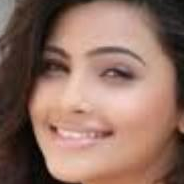
#> input picture DataSet/CLEANED DATA/MIDDLE/MIDDLE1045.png, 184 x 184 px, given as the content of the folder C:/Phonee/ML_Project/DataSet/YOUNG, which was not available
$ jupyter execute --allow-errors Untitled5-checkpoint.ipynb   (text cells are left out)
#> lines starting #> are read from the running program, lines starting #| are printed output that depends on the picture; pictures that were not available may be replaced by others from this repository, and a replacement may not be noted
[cell 1]
import os
import matplotlib.pyplot as plt
import numpy as np
from skimage.io import imread
from skimage.transform import resize
from skimage.color import rgb2gray

target = [] #target containing the encoded labels.
images = [] #images containing the normalized images after resizing them.
flat_data = [] #flat_data containing the flattened image data
DATADIR = 'C:\\Phonee\\ML_Project\\DataSet\\'  # Using consistent backslashes
CATEGORIES = ['YOUNG', 'MIDDLE', 'OLD']

for category in CATEGORIES:
    class_num = CATEGORIES.index(category)  # Encoding the label values
    path = os.path.join(DATADIR, category)
    print(path)
    for img in os.listdir(path):
        img_array = imread(os.path.join(path, img))
#> img_array is the input picture: shape (184, 184, 3); mean R, G, B 143.9, 110.9, 97.9

        if len(img_array.shape) == 3 and img_array.shape[2] == 3:  # Check if image is RGB
            img_gray = rgb2gray(img_array)
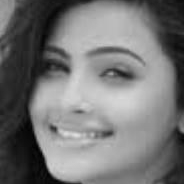
#> img_gray: shape (184, 184) float64; min 0.00667, max 0.875, mean 0.459
        else:
            img_gray = img_array  # Grayscale image doesn't need conversion

        img_resize = resize(img_gray, (150, 150))  # RESIZING

        # Normalize pixel values to range [0, 1]
        img_normalized = img_resize / 255.0  # Assuming original pixel values are in [0, 255] range
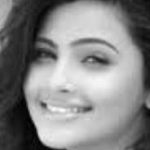
#> img_normalized: shape (150, 150) float64; min 3.96e-05, max 0.00342, mean 0.0018; drawn with min black and max white
#> pass 3 of the loop `for category in CATEGORIES:`:
#> class_num = 2
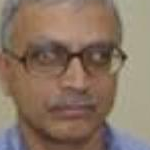
#> input picture DataSet/CLEANED DATA/OLD/OLD1003.png, 150 x 150 px, found by its file name
#> img_array is the input picture: shape (150, 150, 3); mean R, G, B 137.4, 116.2, 99.6
#> `img_gray = rgb2gray(img_array)`:
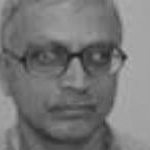
#> img_gray: shape (150, 150) float64; min 0.12, max 0.699, mean 0.469
#> `img_normalized = img_resize / 255.0`:
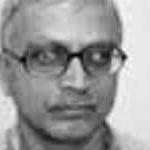
#> img_normalized: shape (150, 150) float64; min 0.00047, max 0.00274, mean 0.00184; drawn with min black and max white

        flat_data.append(img_normalized.flatten())  # FLATTEN
        images.append(img_normalized)
        target.append(class_num)

flat_data = np.array(flat_data)
target = np.array(target)
images = np.array(images)

[cell 2]
unique,count = np.unique(target, return_counts=True)
plt.bar(CATEGORIES, count)
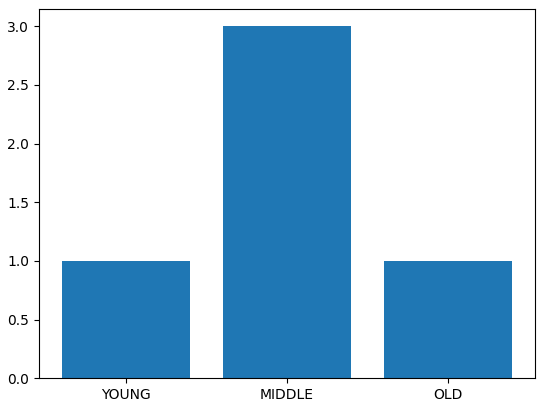
#> figure drawn by matplotlib, 1 panel; tallest bar 3 high, from x = 0.6 to 1.4

#> (a cell that did not finish here is left out)

[cell 4]
from skimage.feature import hog
from skimage import exposure
import matplotlib.pyplot as plt
import cv2
import os

# Function to perform HOG feature extraction on an image
def calculate_hog_features(image):
    gray_image = cv2.cvtColor(image, cv2.COLOR_BGR2GRAY)
    hog_features, hog_image = hog(gray_image, orientations=9, pixels_per_cell=(8, 8),
                                  cells_per_block=(2, 2), visualize=True, block_norm='L2-Hys')
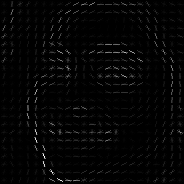
#> hog_image: shape (184, 184) float64; min 0, max 48.71, mean 0.9; drawn with min black and max white
#> hog_features = 17424 values, max 0.663 at index 3658, min 0 at index 1, mean 0.112
    return hog_features, hog_image

# Directory containing the images
images_directory = 'C:\\Phonee\\ML_Project\\DataSet\\YOUNG'

# List all image files in the directory
image_files = os.listdir(images_directory)

# Process each image in the directory
for image_file in image_files:
    if image_file.endswith(('.jpg', '.jpeg', '.png')):  # Check if file is an image
        image_path = os.path.join(images_directory, image_file)
        image = cv2.imread(image_path)

        # Calculate HOG features for the current image
        hog_features, hog_image = calculate_hog_features(image)

        # Display the original image and its HOG representation
        fig, (ax1, ax2) = plt.subplots(1, 2, figsize=(12, 6), sharex=True, sharey=True)
        ax1.imshow(cv2.cvtColor(image, cv2.COLOR_BGR2RGB))
        ax1.set_title('Original Image')

        # Enhance the HOG image for better visualization
        hog_image_rescaled = exposure.rescale_intensity(hog_image, in_range=(0, 10))
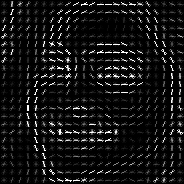
#> hog_image_rescaled: shape (184, 184) float64; min 0, max 1, mean 0.079
        ax2.imshow(hog_image_rescaled, cmap='gray')
        ax2.set_title('HOG Features')
        plt.show()

[cell 5]
import cv2
import os

# Function to perform SIFT feature extraction on an image
def extract_sift_features(image):
    gray_image = cv2.cvtColor(image, cv2.COLOR_BGR2GRAY)
    sift = cv2.SIFT_create()
    keypoints, descriptors = sift.detectAndCompute(gray_image, None)
#> keypoints = 44 keypoints; strongest (x, y, size): (55, 165, 13), (54, 129, 5.1), (125, 75, 12.2), (49, 98, 24.1)
    return keypoints, descriptors

# Directory containing the images
images_directory = 'C:\\Phonee\\ML_Project\\DataSet\\YOUNG'

# List all image files in the directory
image_files = os.listdir(images_directory)

# Process each image in the directory
for image_file in image_files:
    if image_file.endswith(('.jpg', '.jpeg', '.png')):  # Check if file is an image
        image_path = os.path.join(images_directory, image_file)
        image = cv2.imread(image_path)

        # Extract SIFT features for the current image
        keypoints, descriptors = extract_sift_features(image)

        # Draw keypoints on the original image
        image_with_keypoints = cv2.drawKeypoints(image, keypoints, None)
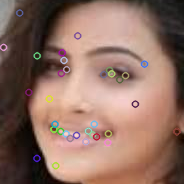
#> image_with_keypoints: shape (184, 184, 3); mean B, G, R 98.8, 111.4, 143.6

        # Display the image with keypoints
        cv2.imshow('Image with SIFT Keypoints', image_with_keypoints)
        cv2.waitKey(0)

# Close all OpenCV windows
cv2.destroyAllWindows()
